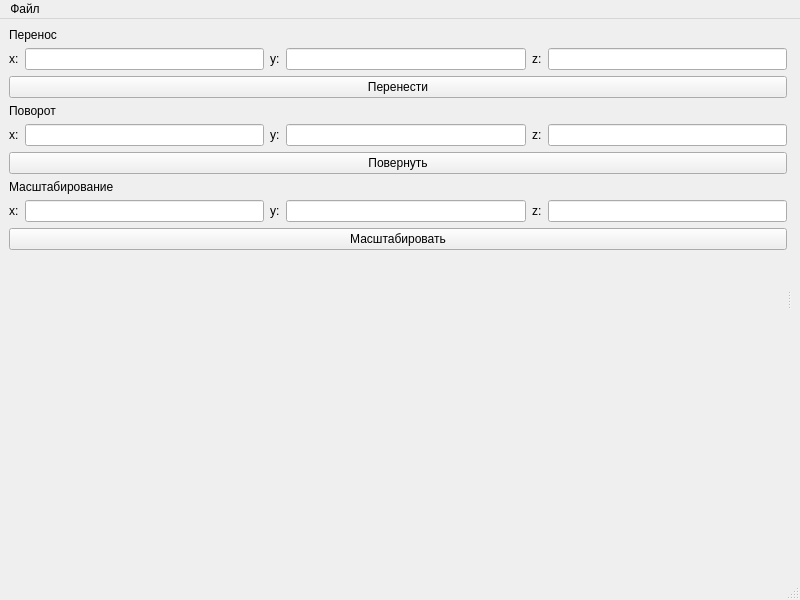
<?xml version="1.0" encoding="UTF-8"?>
<ui version="4.0">
 <class>MainWindow</class>
 <widget class="QMainWindow" name="MainWindow">
  <property name="geometry">
   <rect>
    <x>0</x>
    <y>0</y>
    <width>800</width>
    <height>600</height>
   </rect>
  </property>
  <property name="windowTitle">
   <string>MainWindow</string>
  </property>
  <widget class="QWidget" name="centralwidget">
   <layout class="QGridLayout" name="gridLayout">
    <item row="0" column="0">
     <widget class="QSplitter" name="splitter">
      <property name="orientation">
       <enum>Qt::Horizontal</enum>
      </property>
      <widget class="QWidget" name="verticalLayoutWidget">
       <layout class="QVBoxLayout" name="verticalLayout">
        <item>
         <layout class="QVBoxLayout" name="verticalLayout_4">
          <item>
           <widget class="QLabel" name="label">
            <property name="text">
             <string>Перенос</string>
            </property>
           </widget>
          </item>
          <item>
           <layout class="QHBoxLayout" name="horizontalLayout">
            <item>
             <widget class="QLabel" name="label_11">
              <property name="text">
               <string>x:</string>
              </property>
             </widget>
            </item>
            <item>
             <widget class="QLineEdit" name="transfer_x"/>
            </item>
            <item>
             <widget class="QLabel" name="label_10">
              <property name="text">
               <string>y:</string>
              </property>
             </widget>
            </item>
            <item>
             <widget class="QLineEdit" name="transfer_y"/>
            </item>
            <item>
             <widget class="QLabel" name="label_12">
              <property name="text">
               <string>z:</string>
              </property>
             </widget>
            </item>
            <item>
             <widget class="QLineEdit" name="transfer_z"/>
            </item>
           </layout>
          </item>
          <item>
           <widget class="QPushButton" name="transferButton">
            <property name="text">
             <string>Перенести</string>
            </property>
           </widget>
          </item>
         </layout>
        </item>
        <item>
         <layout class="QVBoxLayout" name="verticalLayout_6">
          <item>
           <widget class="QLabel" name="label_2">
            <property name="text">
             <string>Поворот</string>
            </property>
           </widget>
          </item>
          <item>
           <layout class="QHBoxLayout" name="horizontalLayout_2">
            <item>
             <widget class="QLabel" name="label_9">
              <property name="text">
               <string>x:</string>
              </property>
             </widget>
            </item>
            <item>
             <widget class="QLineEdit" name="rotate_x"/>
            </item>
            <item>
             <widget class="QLabel" name="label_8">
              <property name="text">
               <string>y:</string>
              </property>
             </widget>
            </item>
            <item>
             <widget class="QLineEdit" name="rotate_y"/>
            </item>
            <item>
             <widget class="QLabel" name="label_7">
              <property name="text">
               <string>z:</string>
              </property>
             </widget>
            </item>
            <item>
             <widget class="QLineEdit" name="rotate_z"/>
            </item>
           </layout>
          </item>
          <item>
           <widget class="QPushButton" name="rotateButton">
            <property name="text">
             <string>Повернуть</string>
            </property>
           </widget>
          </item>
         </layout>
        </item>
        <item>
         <layout class="QVBoxLayout" name="verticalLayout_5">
          <item>
           <widget class="QLabel" name="label_3">
            <property name="text">
             <string>Масштабирование</string>
            </property>
           </widget>
          </item>
          <item>
           <layout class="QHBoxLayout" name="horizontalLayout_3">
            <item>
             <widget class="QLabel" name="label_6">
              <property name="text">
               <string>x:</string>
              </property>
             </widget>
            </item>
            <item>
             <widget class="QLineEdit" name="scale_x"/>
            </item>
            <item>
             <widget class="QLabel" name="label_5">
              <property name="text">
               <string>y:</string>
              </property>
             </widget>
            </item>
            <item>
             <widget class="QLineEdit" name="scale_y"/>
            </item>
            <item>
             <widget class="QLabel" name="label_4">
              <property name="text">
               <string>z:</string>
              </property>
             </widget>
            </item>
            <item>
             <widget class="QLineEdit" name="scale_z"/>
            </item>
           </layout>
          </item>
          <item>
           <widget class="QPushButton" name="scaleButton">
            <property name="text">
             <string>Масштабировать</string>
            </property>
           </widget>
          </item>
          <item>
           <spacer name="verticalSpacer">
            <property name="orientation">
             <enum>Qt::Vertical</enum>
            </property>
            <property name="sizeHint" stdset="0">
             <size>
              <width>20</width>
              <height>40</height>
             </size>
            </property>
           </spacer>
          </item>
         </layout>
        </item>
       </layout>
      </widget>
      <widget class="QWidget" name="verticalLayoutWidget_2">
       <layout class="QVBoxLayout" name="graphicsLayout"/>
      </widget>
     </widget>
    </item>
   </layout>
  </widget>
  <widget class="QMenuBar" name="menubar">
   <property name="geometry">
    <rect>
     <x>0</x>
     <y>0</y>
     <width>800</width>
     <height>28</height>
    </rect>
   </property>
   <widget class="QMenu" name="menu">
    <property name="title">
     <string>Файл</string>
    </property>
    <addaction name="download"/>
   </widget>
   <addaction name="menu"/>
  </widget>
  <widget class="QStatusBar" name="statusbar"/>
  <action name="download">
   <property name="text">
    <string>Загрузить</string>
   </property>
  </action>
 </widget>
 <resources/>
 <connections/>
</ui>
